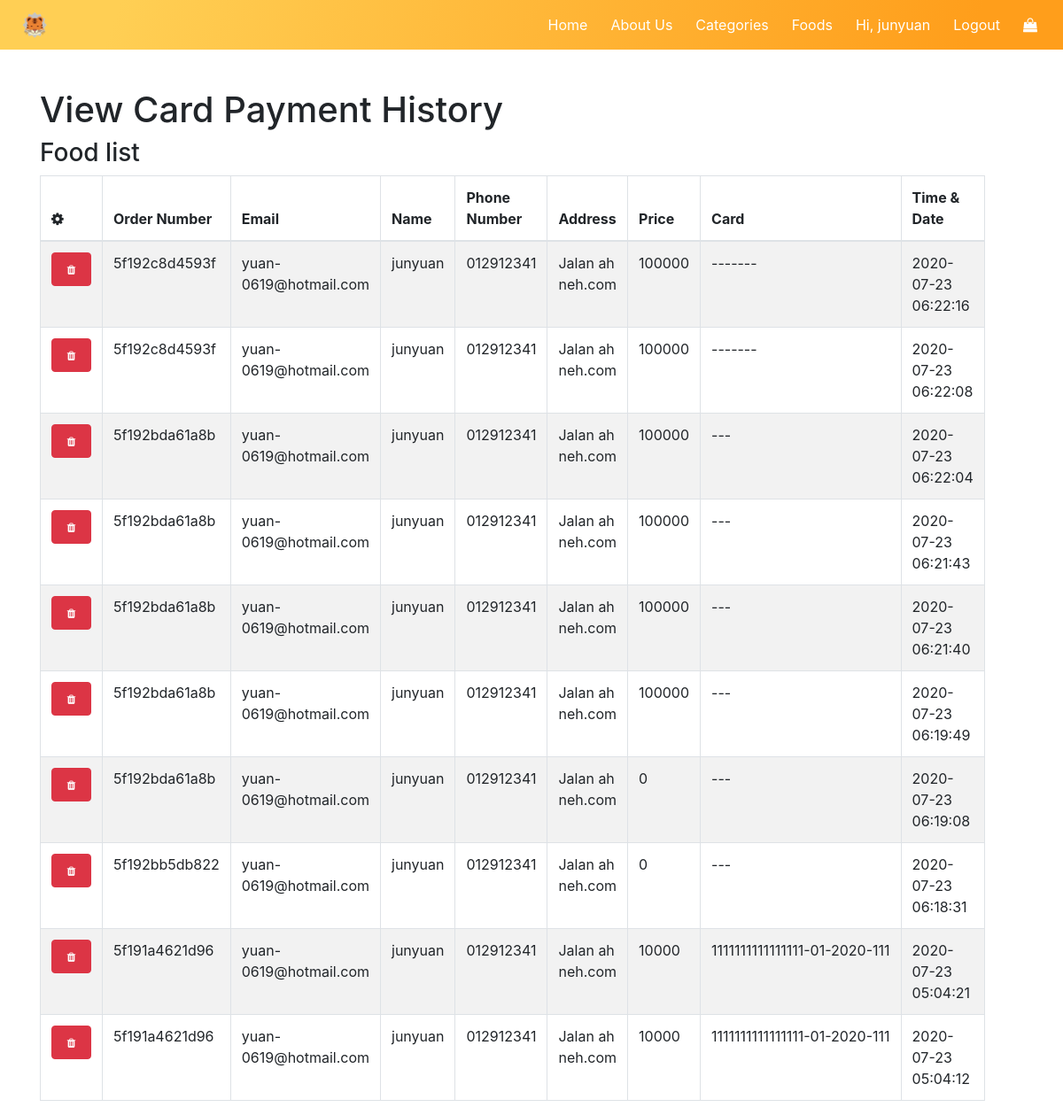
Page /paymenthistory.php (signed in) on the committed database.
### tables this page shows
CREATE TABLE `payment` (
  `id` int(11) NOT NULL,
  `order_id` varchar(255) NOT NULL,
  `Email` varchar(255) NOT NULL,
  `Name` varchar(255) NOT NULL,
  `PhoneNo` varchar(255) NOT NULL,
  `Address` varchar(255) NOT NULL,
  `price` int(255) NOT NULL,
  `Card` varchar(255) NOT NULL,
  `Month` varchar(2) NOT NULL,
  `Year` varchar(4) NOT NULL,
  `CCV` varchar(4) NOT NULL,
  `time_date` timestamp NOT NULL DEFAULT current_timestamp()
);

### paymenthistory.php (the view, shortened to what this page needs)
<?php
require('database/pdo.php');
?>
<!DOCTYPE html>
<html>
<head>
    <link rel="stylesheet" href="css/nav-bar.css">
</head>
<body>
    <header>
        <?php
          require "navandfooter/nav.php";
        ?>
    </header>
    <div class="container" style="margin-top:100px;">
    <div class="row">
        <div class="col-md-10 col-md-offset-1">
            <h1>View Card Payment History</h1>
            <div class="panel panel-default panel-table">
              <div class="panel-heading">
                <div class="row">
                  <div class="col col-xs-6">
                    <h3 class="panel-title">Food list</h3>
                  </div>
                  <div class="col col-xs-6 text-right">
                  </div>
                </div>
              </div>
              <div class="panel-body">
                <table class="table table-striped table-bordered table-list">
                  <thead>
                    <tr>
                        <th><em class="fa fa-cog"></em></th>
                        <th>Order Number</th>
                        <th>Email</th>
                        <th>Name</th>
                        <th>Phone Number</th>
                        <th>Address</th>
                        <th>Price</th>
                        <th>Card</th>
                        <th>Time & Date</th>
                    </tr>
                  </thead>
                  <tbody>
                  <?php
                 $currentuser = $_SESSION['Email'];
                $query = "SELECT * FROM payment WHERE Email= '$currentuser' ORDER BY time_date DESC";
                $run_query = mysqli_query($conn, $query) or die(mysqli_error($conn));
                if (mysqli_num_rows($run_query) > 0) {
                while ($row = mysqli_fetch_array($run_query)) {
                    $order_id = $row['order_id'];
                    $Email = $row['Email'];
                    $Name = $row['Name'];
                    $PhoneNo = $row['PhoneNo'];
                    $Address = $row['Address'];
                    $price = $row['price'];
                    $Card = $row['Card'];
                    $Month = $row['Month'];
                    $Year = $row['Year'];
                    $CCV = $row['CCV'];
                    $time_date = $row['time_date'];
                    echo "<tr>";
                    echo "<td align='center'><a class='btn btn-danger' onClick=\"javascript: return confirm('Are you sure you want to delete this order history?')\" href='?del=$order_id'><span class='new badge' data-badge-caption='' ><em class='fa fa-trash'></em></span></a></td>";
                    echo "<td>$order_id</td>";
                    echo "<td>$Email</td>";
                    echo "<td>$Name</td>";
                    echo "<td>$PhoneNo</td>";
                    echo "<td>$Address</td>";
                    echo "<td>$price</td>";
                    echo "<td>$Card-$Month-$Year-$CCV</td>";
                    echo "<td>$time_date</td>";
                    echo "</tr>";
                }
                }
                else {
                    echo "<script>alert('No any history yet! Start Order now');
                        </script>";
                }
                ?>
                      </tbody>
                </table>
              </div>
</body>
</html>

### rows in the picture
payment: order "5f192c8d4593f", Email "yuan-0619@hotmail.com", Name "junyuan", PhoneNo "012912341", Address "Jalan ah neh.com", price "100000", Card "-", Month "-", Year "-", CCV "-", time_date "2020-07-23 06:22:16"
payment: order "5f192c8d4593f", Email "yuan-0619@hotmail.com", Name "junyuan", PhoneNo "012912341", Address "Jalan ah neh.com", price "100000", Card "-", Month "-", Year "-", CCV "-", time_date "2020-07-23 06:22:08"
payment: order "5f192bda61a8b", Email "yuan-0619@hotmail.com", Name "junyuan", PhoneNo "012912341", Address "Jalan ah neh.com", price "100000", time_date "2020-07-23 06:22:04"
payment: order "5f192bda61a8b", Email "yuan-0619@hotmail.com", Name "junyuan", PhoneNo "012912341", Address "Jalan ah neh.com", price "100000", time_date "2020-07-23 06:21:43"
payment: order "5f192bda61a8b", Email "yuan-0619@hotmail.com", Name "junyuan", PhoneNo "012912341", Address "Jalan ah neh.com", price "100000", time_date "2020-07-23 06:21:40"
payment: order "5f192bda61a8b", Email "yuan-0619@hotmail.com", Name "junyuan", PhoneNo "012912341", Address "Jalan ah neh.com", price "100000", time_date "2020-07-23 06:19:49"
payment: order "5f192bda61a8b", Email "yuan-0619@hotmail.com", Name "junyuan", PhoneNo "012912341", Address "Jalan ah neh.com", price "0", time_date "2020-07-23 06:19:08"
payment: order "5f192bb5db822", Email "yuan-0619@hotmail.com", Name "junyuan", PhoneNo "012912341", Address "Jalan ah neh.com", price "0", time_date "2020-07-23 06:18:31"
payment: order "5f191a4621d96", Email "yuan-0619@hotmail.com", Name "junyuan", PhoneNo "012912341", Address "Jalan ah neh.com", price "10000", Card "1111111111111111", Month "01", Year "2020", CCV "111", time_date "2020-07-23 05:04:21"
payment: order "5f191a4621d96", Email "yuan-0619@hotmail.com", Name "junyuan", PhoneNo "012912341", Address "Jalan ah neh.com", price "10000", Card "1111111111111111", Month "01", Year "2020", CCV "111", time_date "2020-07-23 05:04:12"

### other values in the picture
$_SESSION['Name'] "junyuan"
